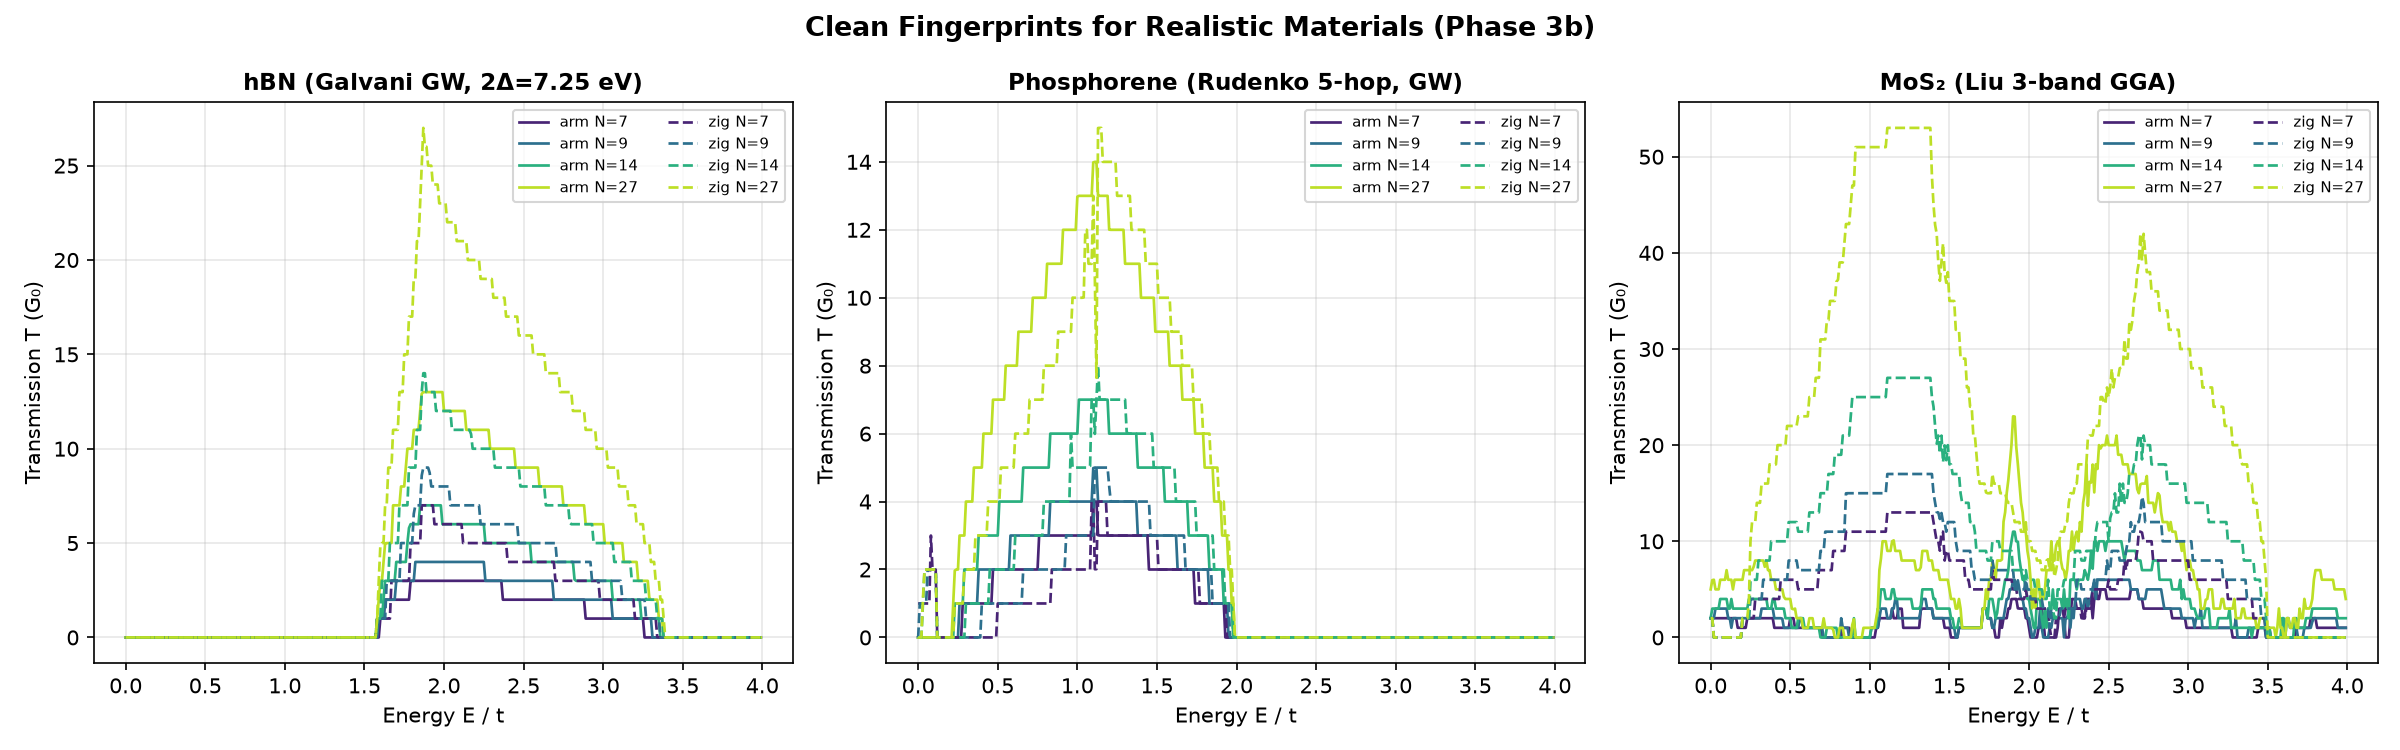

The script that saved this image:
#!/usr/bin/env python
"""Clean (pristine) fingerprints for realistic materials (hBN, Phosphorene, MoS2).

Computes Caroli transmission on the standard 0-4.0 t grid (InputSpec) for both armchair
and zigzag orientations across designated widths, saving spectra into CloudStore and
generating fingerprints_real.png.
"""
import argparse
import sys
from pathlib import Path

import matplotlib
matplotlib.use("Agg")
import matplotlib.pyplot as plt
import numpy as np

# Ensure material_atlas and tbribbon are on PYTHONPATH
REPO = Path(__file__).resolve().parents[2]
if str(REPO / "notebooks" / "material_atlas") not in sys.path:
    sys.path.insert(0, str(REPO / "notebooks" / "material_atlas"))
if str(REPO / "notebooks") not in sys.path:
    sys.path.insert(0, str(REPO / "notebooks"))

from atlaslib import CloudStore, InputSpec
from tbribbon.leads import LeadCache
from tbribbon.materials import hamiltonian_for, make_model
from tbribbon.transport import spectrum


def run(store, models, spec, out_png=None):
    e_t_spec = spec.energies_t()
    for m in models:
        formula = "caroli"
        h = hamiltonian_for(m)
        leads = LeadCache(h.H0, h.H1, e_t_spec)
        T = spectrum(h.H0, h.H1, e_t_spec, np.zeros((1, h.H0.shape[0])), leads, formula=formula)
        store.write_pristine(m.model_id, e_t_spec, T, formula=formula)
        print(f"{m.model_id}: max T {T.max():.2f}, band top {m.band_top_t} t ({formula})", flush=True)

    if out_png:
        fig, axes = plt.subplots(1, 3, figsize=(16, 5), sharey=False)
        mat_titles = {
            "hbn": "hBN (Galvani GW, 2Δ=7.25 eV)",
            "phosphorene": "Phosphorene (Rudenko 5-hop, GW)",
            "mos2": "MoS₂ (Liu 3-band GGA)",
        }
        colors = plt.cm.viridis(np.linspace(0.1, 0.9, len(set(m.width for m in models))))
        width_colors = {w: c for w, c in zip(sorted(set(m.width for m in models)), colors)}

        for ax, mat in zip(axes, ["hbn", "phosphorene", "mos2"]):
            mat_models = [m for m in models if m.material == mat]
            for m in mat_models:
                e, T = store.read_pristine(m.model_id)
                ls = "-" if m.edge == "armchair" else "--"
                lbl = f"{m.edge[:3]} N={m.width}"
                ax.plot(e, T, lw=1.3, ls=ls, color=width_colors[m.width], label=lbl)
            ax.set_title(mat_titles[mat], fontsize=11, fontweight="bold")
            ax.set_xlabel("Energy E / t")
            ax.set_ylabel("Transmission T (G₀)")
            ax.grid(True, alpha=0.3)
            ax.legend(fontsize=7, ncol=2, loc="upper right")

        fig.suptitle("Clean Fingerprints for Realistic Materials (Phase 3b)", fontsize=13, fontweight="bold")
        fig.tight_layout()
        fig.savefig(out_png, dpi=150)
        print(f"Saved plot to {out_png}", flush=True)


if __name__ == "__main__":
    ap = argparse.ArgumentParser()
    ap.add_argument("--store", default="~/atlas_store/materials_v1")
    ap.add_argument("--out-png", default=str(REPO / "notebooks" / "tbribbon" / "fingerprints_real.png"))
    ap.add_argument("--widths", default="7,9,14,27")
    a = ap.parse_args()

    widths = [int(x.strip()) for x in a.widths.split(",") if x.strip()]
    models = []
    for mat in ["hbn", "phosphorene", "mos2"]:
        for edge in ["armchair", "zigzag"]:
            for w in widths:
                models.append(make_model(mat, edge, w))

    run(CloudStore(a.store), models, InputSpec(), out_png=a.out_png)
